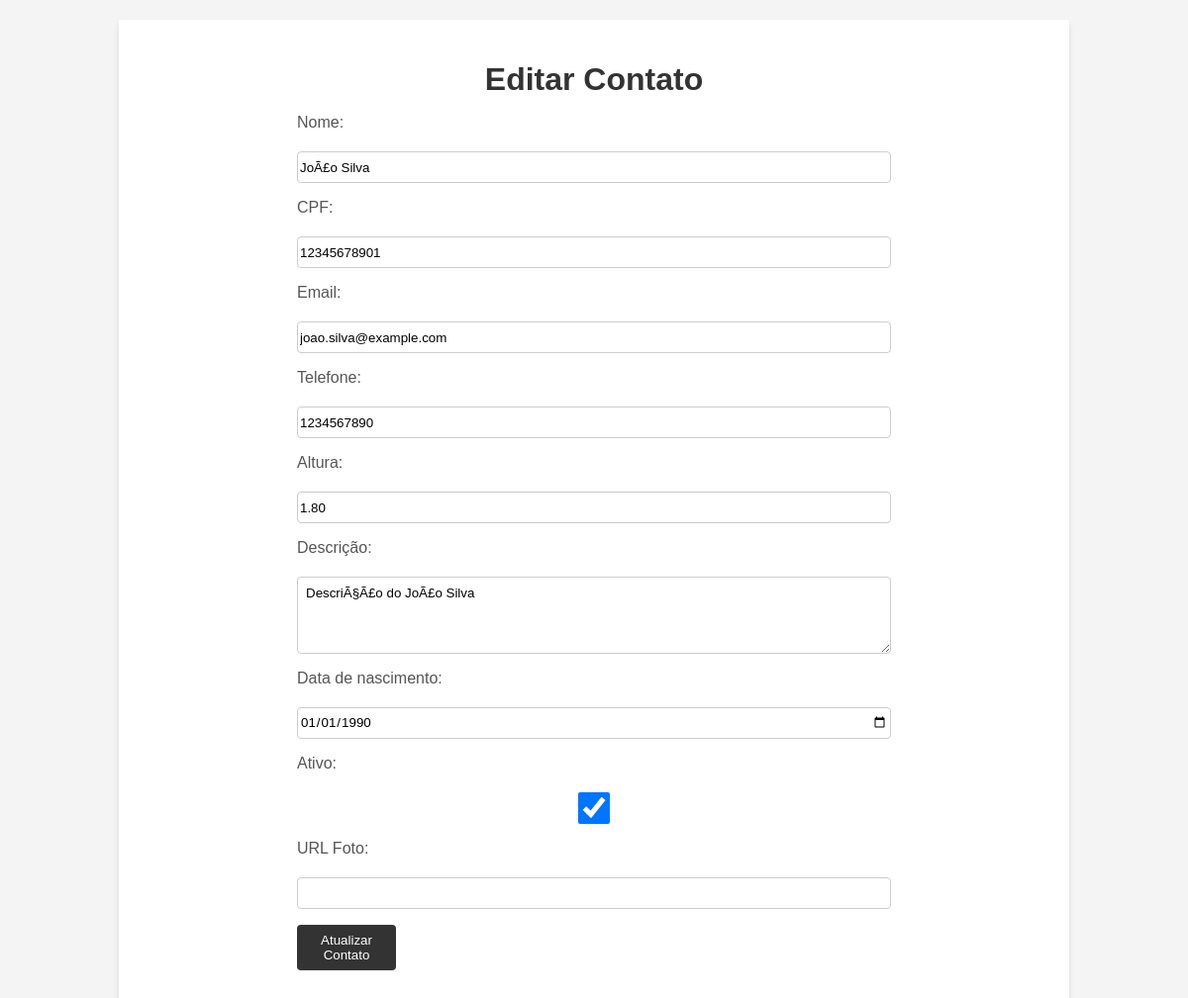
The app's page /contato/4/edit with its own data.
### contatos/models.py (models this page shows, shortened)
class Contatos(models.Model):
    nome = models.CharField(max_length=255)
    cpf = models.CharField(max_length=11)
    email = models.EmailField()
    telefone = models.IntegerField()
    altura = models.DecimalField(max_digits=3, decimal_places=2)
    descricao = models.TextField()
    data_nascimento = models.DateField()
    ativo = models.BooleanField()
    foto_url = models.URLField(default='https://via.placeholder.com/150')
    class Meta:
        verbose_name_plural = 'Contatos'

### contatos/views.py (the view)
# urls.py: path('contato/<int:id>/edit', views.edit, name='edit'),
def edit(request, id):
    contato = Contatos.objects.get(id=id)
    return render(request, 'pages/edit.html', {'contato':contato})

### contatos/templates/pages/edit.html (shortened to what this page needs)
{% load static %}
<!DOCTYPE html>
<html lang="pt-br">
<head>
    <link rel="stylesheet" href="https://cdnjs.cloudflare.com/ajax/libs/font-awesome/6.3.0/css/all.min.css"
 />
    <link rel="stylesheet" href="{% static 'style.css'%}">
</head>
<body>
    <div id="container">
        <h1 id="titulo">Editar Contato</h1>
        {% if contato %}
        <form id="editar-contato-form" action="{% url 'contato' contato.id %}" method="post">
            <label for="nome">Nome:</label>
            <input type="text" id="nome" name="nome" value="{{ contato.nome }}" required>
            <label for="cpf">CPF:</label>
            <input type="text" id="cpf" name="cpf" value="{{ contato.cpf }}" required>
            <label for="email">Email:</label>
            <input type="email" id="email" name="email" value="{{ contato.email }}" required>
            <label for="telefone">Telefone:</label>
            <input type="text" id="telefone" name="telefone" value="{{ contato.telefone }}" required>
            <label for="altura">Altura:</label>
            <input type="number" id="altura" name="altura" step="0.01" value="{{ contato.altura|stringformat:".2f" }}" required>
            <label for="descricao">Descrição:</label>
            <textarea id="descricao" name="descricao" rows="4" cols="50">{{ contato.descricao }}</textarea>
            <label for="data_nascimento">Data de nascimento:</label>
            <input type="date" id="data_nascimento" name="data_nascimento" value="{{ contato.data_nascimento|date:'Y-m-d' }}" required>
            <label for="ativo">Ativo:</label>
            <input type="checkbox" id="ativo" {% if contato.ativo %}checked{% endif %} onchange="updateAtivoValue()">
            <label for="foto">URL Foto:</label>
            <input type="text" id="foto_url" name="foto_url" value="{{ contato.foto }}">
            <button id="submit" type="submit">Atualizar Contato</button>
        </form>
        {% else %}
        <p id="contato-nao-encontrado">Contato não encontrado</p>
        {% endif %}
    </div>
</body>
</html>

### templates/static/style.css (style rules this page uses)
* { margin: 0; padding: 0; box-sizing: border-box; font-family: Verdana, Geneva, Tahoma, sans-serif; text-decoration: none; }
body { background-color: #f4f4f4; }
h1 { text-align: center; margin: 10px 0; }
form { width: 800px; margin: 0 auto; justify-content: center; }
form > input { height: 2rem; padding: 0 2px; }
button { width: 100px; height: 2rem; }
#container { width: 80%; margin: 20px auto; padding: 2rem; background-color: white; box-shadow: 0 4px 6px rgba(0, 0, 0, 0.1); }
#titulo { text-align: center; color: #333; margin-bottom: 1rem; }
form#editar-contato-form { display: flex; flex-direction: column; gap: 1rem; width: 100%; max-width: 600px; }
label { color: #555; margin-bottom: 0.25rem; }
input, textarea { border: 1px solid #ccc; border-radius: 4px; padding: 0.5rem; }
#submit { background-color: #333; color: white; border: none; border-radius: 4px; padding: 0.5rem; cursor: pointer; height: fit-content; }

### records on screen
Contatos: nome "JoÃ£o Silva", cpf "12345678901", email "joao.silva@example.com", telefone "1234567890", altura "1.80", descricao "DescriÃ§Ã£o do JoÃ£o Silva", data_nascimento "01/01/1990", ativo "☑"
